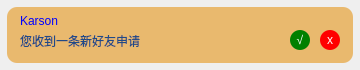
<?xml version="1.0" encoding="UTF-8"?>
<ui version="4.0">
 <class>new_friend_bar</class>
 <widget class="QWidget" name="new_friend_bar">
  <property name="geometry">
   <rect>
    <x>0</x>
    <y>0</y>
    <width>360</width>
    <height>70</height>
   </rect>
  </property>
  <property name="sizePolicy">
   <sizepolicy hsizetype="Fixed" vsizetype="Fixed">
    <horstretch>0</horstretch>
    <verstretch>0</verstretch>
   </sizepolicy>
  </property>
  <property name="windowTitle">
   <string>Form</string>
  </property>
  <layout class="QHBoxLayout" name="horizontalLayout">
   <property name="spacing">
    <number>0</number>
   </property>
   <property name="leftMargin">
    <number>0</number>
   </property>
   <property name="topMargin">
    <number>0</number>
   </property>
   <property name="rightMargin">
    <number>0</number>
   </property>
   <property name="bottomMargin">
    <number>0</number>
   </property>
   <item>
    <widget class="QWidget" name="widgetMain" native="true">
     <property name="sizePolicy">
      <sizepolicy hsizetype="Fixed" vsizetype="Fixed">
       <horstretch>0</horstretch>
       <verstretch>0</verstretch>
      </sizepolicy>
     </property>
     <property name="minimumSize">
      <size>
       <width>360</width>
       <height>70</height>
      </size>
     </property>
     <property name="maximumSize">
      <size>
       <width>360</width>
       <height>70</height>
      </size>
     </property>
     <property name="styleSheet">
      <string notr="true">QWidget#widgetMain {
    background-color: rgb(233, 185, 110);
    border-radius: 10px;
    border-bottom: 0;
    padding: 7px;
    margin: 7px;
    box-shadow: 0px 5px 0px #F2F2F2; /* 添加底部边框效果 */
}
</string>
     </property>
     <widget class="QLabel" name="name">
      <property name="geometry">
       <rect>
        <x>20</x>
        <y>10</y>
        <width>121</width>
        <height>21</height>
       </rect>
      </property>
      <property name="sizePolicy">
       <sizepolicy hsizetype="Preferred" vsizetype="Preferred">
        <horstretch>0</horstretch>
        <verstretch>0</verstretch>
       </sizepolicy>
      </property>
      <property name="styleSheet">
       <string notr="true">QLabel{
	background-color: transparent;
	font: 75 14pt &quot;Arial&quot;;
	color: blue
}</string>
      </property>
      <property name="text">
       <string>Karson</string>
      </property>
     </widget>
     <widget class="QLabel" name="new_text">
      <property name="geometry">
       <rect>
        <x>20</x>
        <y>30</y>
        <width>221</width>
        <height>21</height>
       </rect>
      </property>
      <property name="sizePolicy">
       <sizepolicy hsizetype="Expanding" vsizetype="Preferred">
        <horstretch>0</horstretch>
        <verstretch>0</verstretch>
       </sizepolicy>
      </property>
      <property name="styleSheet">
       <string notr="true">QLabel#new_text{
	background-color: transparent;
	font: 75 11pt &quot;Arial&quot;;
	color: rgb(32, 74, 135);
}</string>
      </property>
      <property name="text">
       <string>您收到一条新好友申请</string>
      </property>
     </widget>
     <widget class="QPushButton" name="close_butt">
      <property name="geometry">
       <rect>
        <x>320</x>
        <y>30</y>
        <width>20</width>
        <height>20</height>
       </rect>
      </property>
      <property name="styleSheet">
       <string notr="true">QPushButton#close_butt{
	border-radius: 10px;
	background-color: red;
	color: white;
}</string>
      </property>
      <property name="text">
       <string>x</string>
      </property>
     </widget>
     <widget class="QPushButton" name="config_butt">
      <property name="geometry">
       <rect>
        <x>290</x>
        <y>30</y>
        <width>20</width>
        <height>20</height>
       </rect>
      </property>
      <property name="styleSheet">
       <string notr="true">QPushButton#config_butt{
	border-radius: 10px;
	background-color: green;
	color: white;
}</string>
      </property>
      <property name="text">
       <string>√</string>
      </property>
     </widget>
    </widget>
   </item>
  </layout>
 </widget>
 <resources/>
 <connections/>
</ui>
